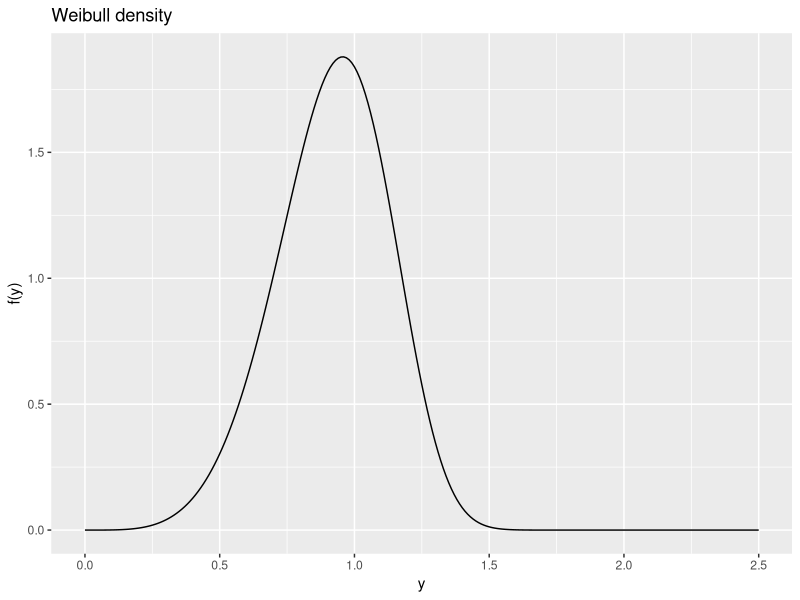
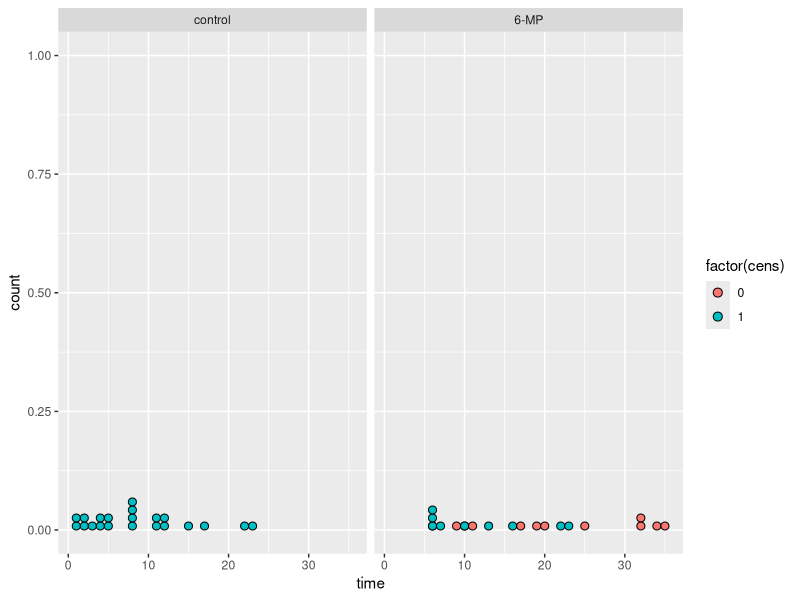
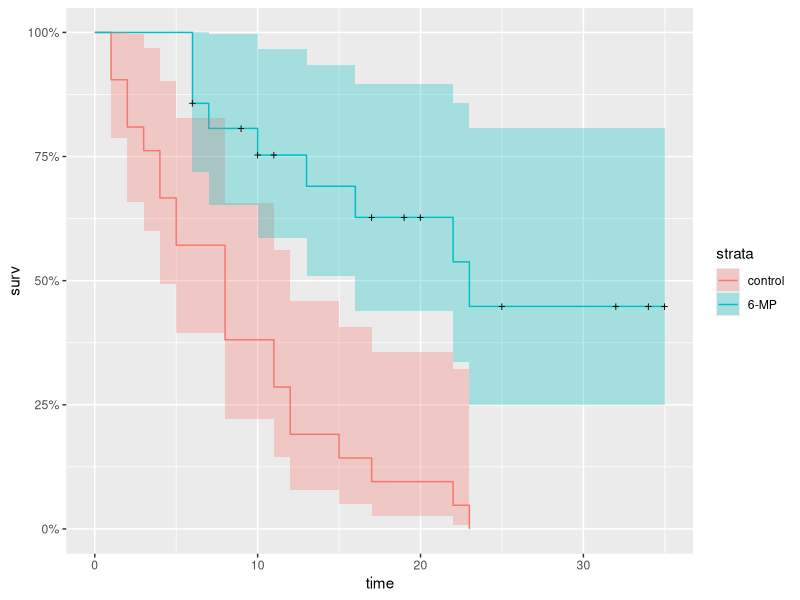
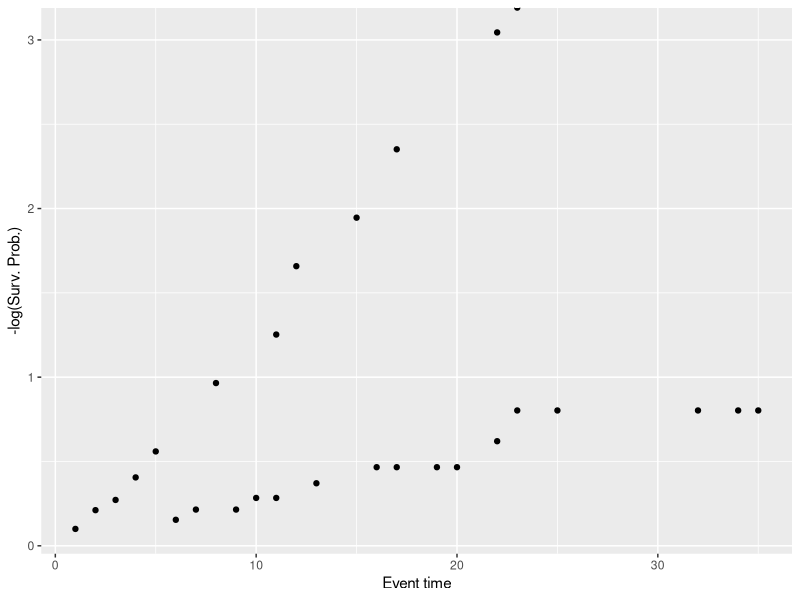
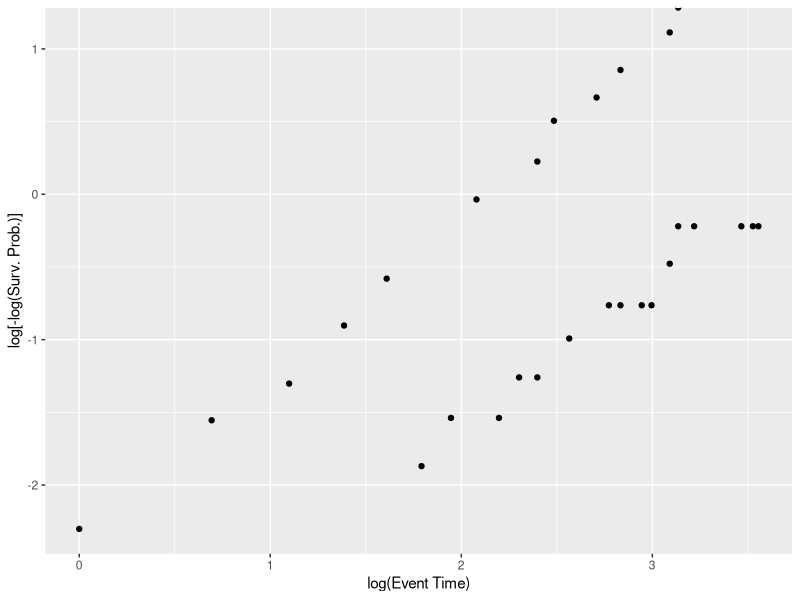

Recreate these plots in R, in order.
## ---- chunk 1
knitr::opts_chunk$set(fig.align = 'center', cache = FALSE)
## ---- chunk 2
sessionInfo()
library(tidyverse)
## ---- chunk 3
knitr::opts_chunk$set(fig.align = 'center', cache = FALSE)
## ---- chunk 4
y <- seq(0, 2.5, by = 0.01)
lambda <- 5 # shape
theta <- 1 # scale
tibble(y = y,
       f = dweibull(y, lambda, theta)) %>%
  ggplot() + 
  geom_line(mapping = aes(x = y, y = f)) + 
  labs(x = "y", y = "f(y)", title = "Weibull density")
## ---- chunk 5
library(MASS)
library(ggfortify)

gehan <- as_tibble(gehan) %>%
  mutate(treat = relevel(treat, ref = "control")) %>%
  print(n = Inf)
## ---- chunk 6
summary(gehan)
## ---- chunk 7
gehan %>%
  #filter(treat == "control") %>%
  ggplot() + 
  geom_dotplot(mapping = aes(x = time, fill = factor(cens)), binwidth = 1) + 
  facet_wrap(~ treat)
## ---- chunk 8
library(survival)

kmfit <- survfit(Surv(time, cens) ~ treat, data = gehan)
summary(kmfit)
autoplot(kmfit)
## ---- chunk 9
glm(cens ~ treat + offset(log(time)), family = poisson, data = gehan) %>%
  summary()
## ---- chunk 10
emod <- survreg(Surv(time, cens) ~ treat, dist = "exponential", data = gehan)
summary(emod)
## ---- chunk 11
sumdelta <- sum(gehan$cens)
lambda <- 1
for (iter in 1:10) {
  pmod <- glm(cens ~ treat + offset(lambda * log(time)), family = poisson, data = gehan)
  cat(iter, "lambda=", lambda, "\t", "beta(treatment)=", coef(pmod)[2], "\n")
  mu <- predict(pmod, type = "response")
  lambda_new <- sumdelta / sum((mu - gehan$cens) * log(gehan$time))
  lambda = (lambda + lambda_new) / 2
}
summary(pmod)
## ---- chunk 12
wmod <- survreg(Surv(time, cens) ~ treat, dist = "weibull", data = gehan)
summary(wmod)
## ---- chunk 13
str(kmfit)
## ---- chunk 14
tibble(surv = kmfit$surv,
        time = kmfit$time) %>%
  ggplot() + 
  geom_point(mapping = aes(x = time, y = - log(surv))) + 
  labs(x = "Event time", y = "-log(Surv. Prob.)")
## ---- chunk 15
tibble(surv = kmfit$surv,
       time = kmfit$time) %>%
  ggplot() + 
  geom_point(mapping = aes(x = log(time), y = log(- log(surv)))) + 
  labs(x = "log(Event Time)", y = "log[-log(Surv. Prob.)]")
